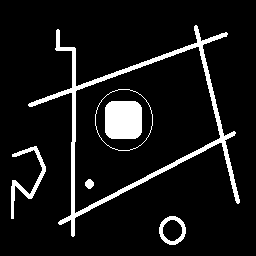
#> input picture image16992479510.png, 256 x 256 px
$ python main.py
#> lines starting #> are read from the running program, lines starting #| are printed output that depends on the picture; after the words box and inside, x2 and y2 are one past the last pixel; in counts of white or black regions, pixels touching at a corner belong together
import cv2
import numpy as np

binary_image = cv2.imread('image16992479510.png', cv2.IMREAD_GRAYSCALE)
#> binary_image: shape (256, 256); 8.9% white; 6 white regions, box (x1, y1, x2, y2) and area: (28, 25, 240, 237) 3436, (105, 101, 142, 139) 1338, (11, 146, 46, 219) 532, (159, 216, 186, 245) 304, (95, 89, 153, 151) 168, (85, 179, 94, 189) 66

num_labels, labeled_image = cv2.connectedComponents(binary_image)
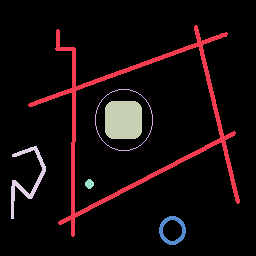
#> labeled_image: shape (256, 256) int32; 7 distinct labels, from 0 to 6; one colour per label, 0 black
#> num_labels = 7

color_map = np.random.randint(0, 256, (num_labels, 3), dtype=np.uint8)
#> color_map = [[172, 10, 127], [140, 47, 170], [196, 151, 117], [166, 22, 183], [192, 204, 33], [216, 67, 179], [78, 154, 251]]

color_map[0] = [0, 0, 0]

colored_image = color_map[labeled_image]
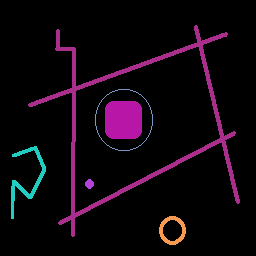
#> colored_image: shape (256, 256, 3); mean of channels 0, 1, 2 13.4, 5.7, 14.6; drawn as B, G, R

cv2.imshow('Colored Image', colored_image)
cv2.waitKey(0)
cv2.destroyAllWindows()
